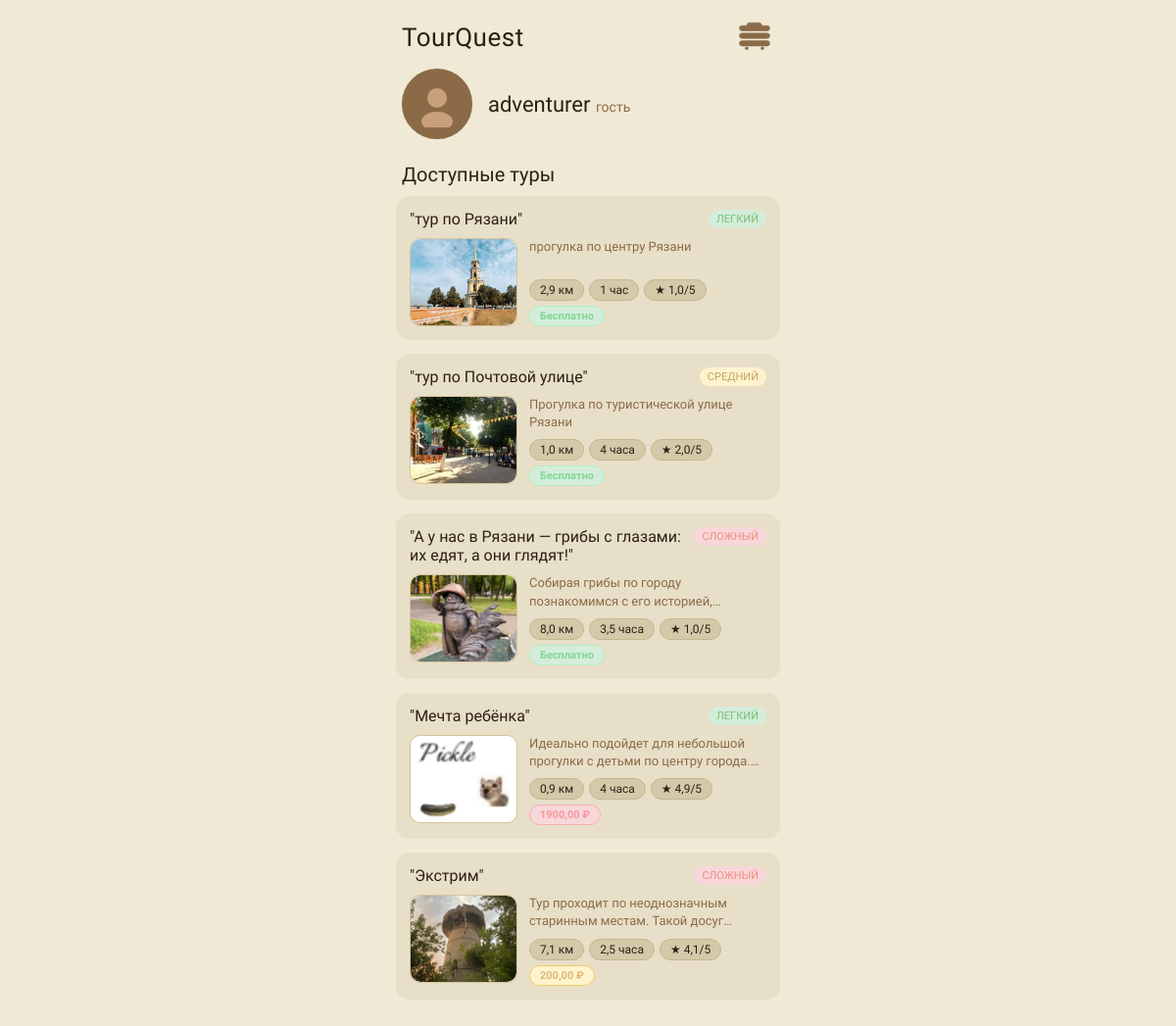
The app's page /main/, older data.
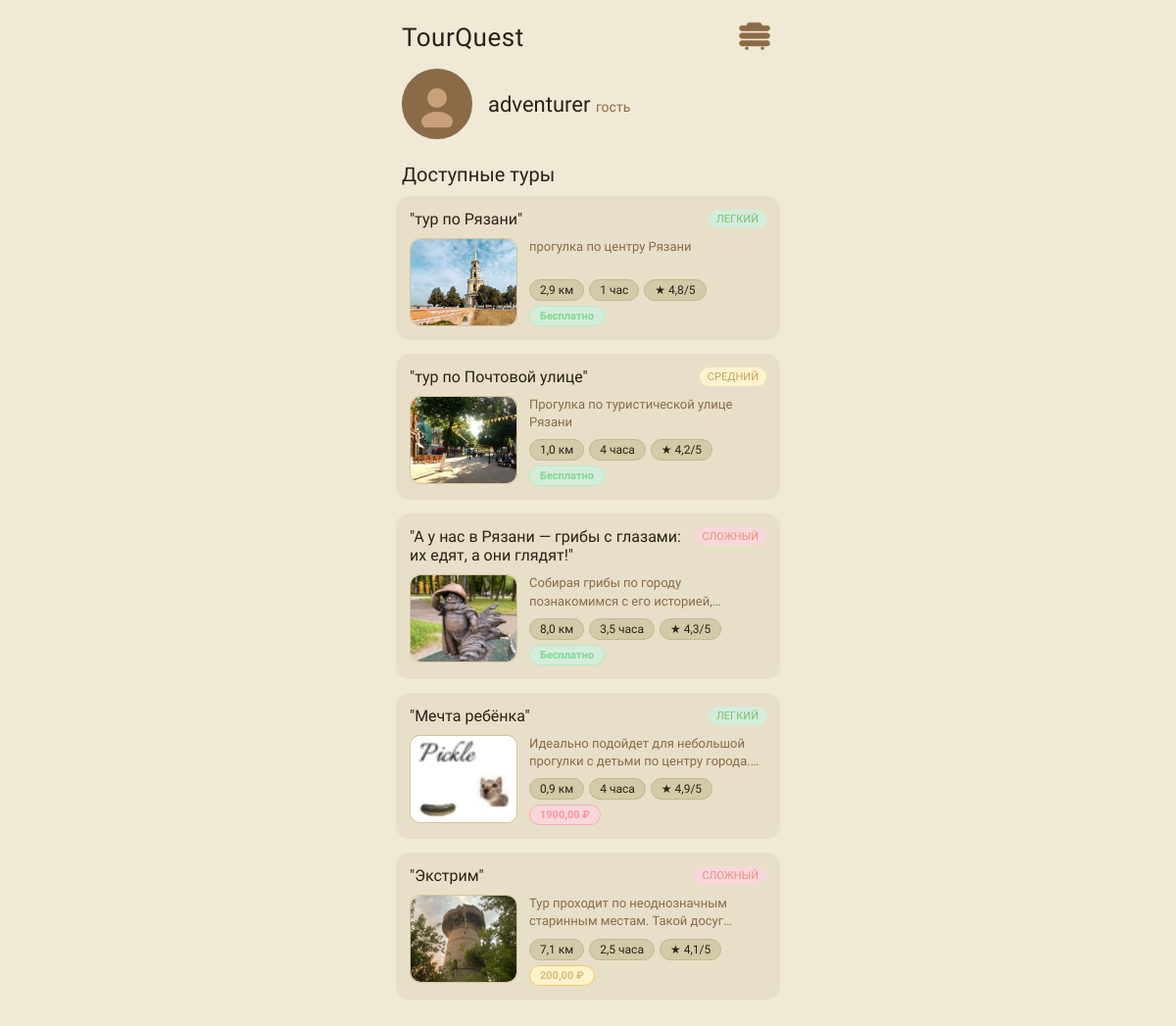
The same page, newer data.
### main/models.py (models this page shows, shortened)
class Tour(models.Model):
    DIFFICULTY_CHOICES = [
        ('easy', 'Легкий'),
        ('medium', 'Средний'),
        ('hard', 'Сложный'),
    ]
    image = models.ImageField(
        upload_to='tours/',
        blank=True,
        null=True,
        verbose_name='Изображение тура'
    )
    title = models.CharField(max_length=200, verbose_name='Название')
    description = models.TextField(verbose_name='Описание')
    difficulty = models.CharField(max_length=20, choices=DIFFICULTY_CHOICES, default='easy')
    distance = models.FloatField(verbose_name='Дистанция (км)')
    duration = models.CharField(max_length=50, verbose_name='Длительность')
    rating = models.FloatField (default=1, verbose_name='Рейтинг 1-5')
    price = models.DecimalField(max_digits=10, decimal_places=2, default=0, verbose_name='Цена (₽)',
                                help_text='0 = бесплатно (зеленый), 1-1000 = желтый, >1000 = красный')
    is_active = models.BooleanField(default=True)
    created_at = models.DateTimeField(auto_now_add=True)
    class Meta:
        verbose_name = 'Тур'
        verbose_name_plural = 'Туры'

### main/views.py (the view)
# urls.py: path('main/', views.index, name="main"),
def index(request):
    completed_tour_ids = []
    available_tours = []
    completed_tours = []
    profile = None  # ← ДОБАВИТЬ
    if request.user.is_authenticated:
        profile = get_or_create_profile(request.user)  # ← ДОБАВИТЬ
        completed_user_tours = UserTour.objects.filter(
            user=request.user,
            status='completed'
        ).select_related('tour')
        completed_tour_ids = list(completed_user_tours.values_list('tour_id', flat=True))
        all_active_tours = Tour.objects.filter(is_active=True)
        for tour in all_active_tours:
            if tour.id in completed_tour_ids:
                user_tour = completed_user_tours.filter(tour_id=tour.id).first()
                completed_tours.append({
                    'tour': tour,
                    'completed_at': user_tour.completed_at if user_tour else None
                })
            else:
                available_tours.append(tour)
    else:
        available_tours = Tour.objects.filter(is_active=True)
    completed_tours_count = len(completed_tours)
    balance = 0
    if request.user.is_authenticated:
        profile = get_or_create_profile(request.user)
        balance = profile.balance
    return render(request, 'main/main.html', {
        'available_tours': available_tours,
        'completed_tours': completed_tours,
        'completed_tours_count': completed_tours_count,
        'balance': balance,
        'profile': profile,  # ← ДОБАВИТЬ
    })

### main/templates/main/main.html (shortened to what this page needs)
<!DOCTYPE html>
<html lang="ru">
<head>
</head>
<body>
  <header>
    <div class="logo">TourQuest</div>
    <a href="{% url 'about' %}">
      <div class="help-icon" style="border: none; background: none; width: 40px; height: 40px; display: flex; align-items: center; justify-content: center;">
      </div>
    </a>
  </header>
<a href="{% url 'user_profile' %}" style="text-decoration: none; color: inherit;">
  <div class="profile">
    <div class="avatar" style="border: 3px solid var(--brown); padding: 0; overflow: hidden;">
      {% if profile.avatar %}
        <img src="{{ profile.avatar.url }}" style="width: 100%; height: 100%; object-fit: cover; border-radius: 50%;">
      {% else %}
        <svg viewBox="0 0 48 48">
          <circle cx="24" cy="18" r="10" fill="#c8a07a"/>
          <ellipse cx="24" cy="42" rx="16" ry="10" fill="#c8a07a"/>
        </svg>
      {% endif %}
    </div>
    <div class="profile-name">
      {% if user.is_authenticated %}
        {{ user.username }} <span>lvl {{ completed_tours_count|add:1|default:1 }}</span>
      {% else %}
        adventurer <span>гость</span>
      {% endif %}
    </div>
  </div>
</a>
<div class="section-title">Доступные туры</div>
{% if available_tours %}
  {% for tour in available_tours %}
  <a href="{% url 'tour_detail' tour.id %}" class="tour-card">
    <div class="tour-title">
      "{{ tour.title }}"
      {% if tour.difficulty == 'easy' %}
        <span class="badge easy">ЛЕГКИЙ</span>
      {% elif tour.difficulty == 'medium' %}
        <span class="badge medium">СРЕДНИЙ</span>
      {% else %}
        <span class="badge hard">СЛОЖНЫЙ</span>
      {% endif %}
    </div>
    <div class="tour-body">
      <div class="map-thumb">
        {% if tour.image %}
          <img src="{{ tour.image.url }}" alt="{{ tour.title }}"
               style="width: 100%; height: 100%; object-fit: cover; border-radius: 10px;">
        {% endif %}
      </div>
      <div class="tour-info">
        <p class="tour-desc">{{ tour.description|truncatewords:15 }}</p>
        <div class="tags">
          <span class="tag">{{ tour.distance }} км</span>
          <span class="tag">{{ tour.duration }}</span>
          <span class="tag">★ {{ tour.rating }}/5</span>
          {% if tour.price == 0 %}
            <span class="price-tag price-free">Бесплатно</span>
          {% elif tour.price > 0 and tour.price <= 1000 %}
            <span class="price-tag price-low">{{ tour.price }} ₽</span>
          {% else %}
            <span class="price-tag price-high">{{ tour.price }} ₽</span>
          {% endif %}
        </div>
      </div>
    </div>
  </a>
  {% endfor %}
{% else %}
  <p class="no-tours">Нет доступных туров</p>
{% endif %}
</body>
</html>

Row changes from the older to the newer data that the page shows:
changed Tour "тур по Рязани": rating "1,0" → "4,8"
changed Tour "тур по Почтовой улице": rating "2,0" → "4,2"
changed Tour "А у нас в Рязани — грибы с глазами: их едят, а они глядят!": rating "1,0" → "4,3"
